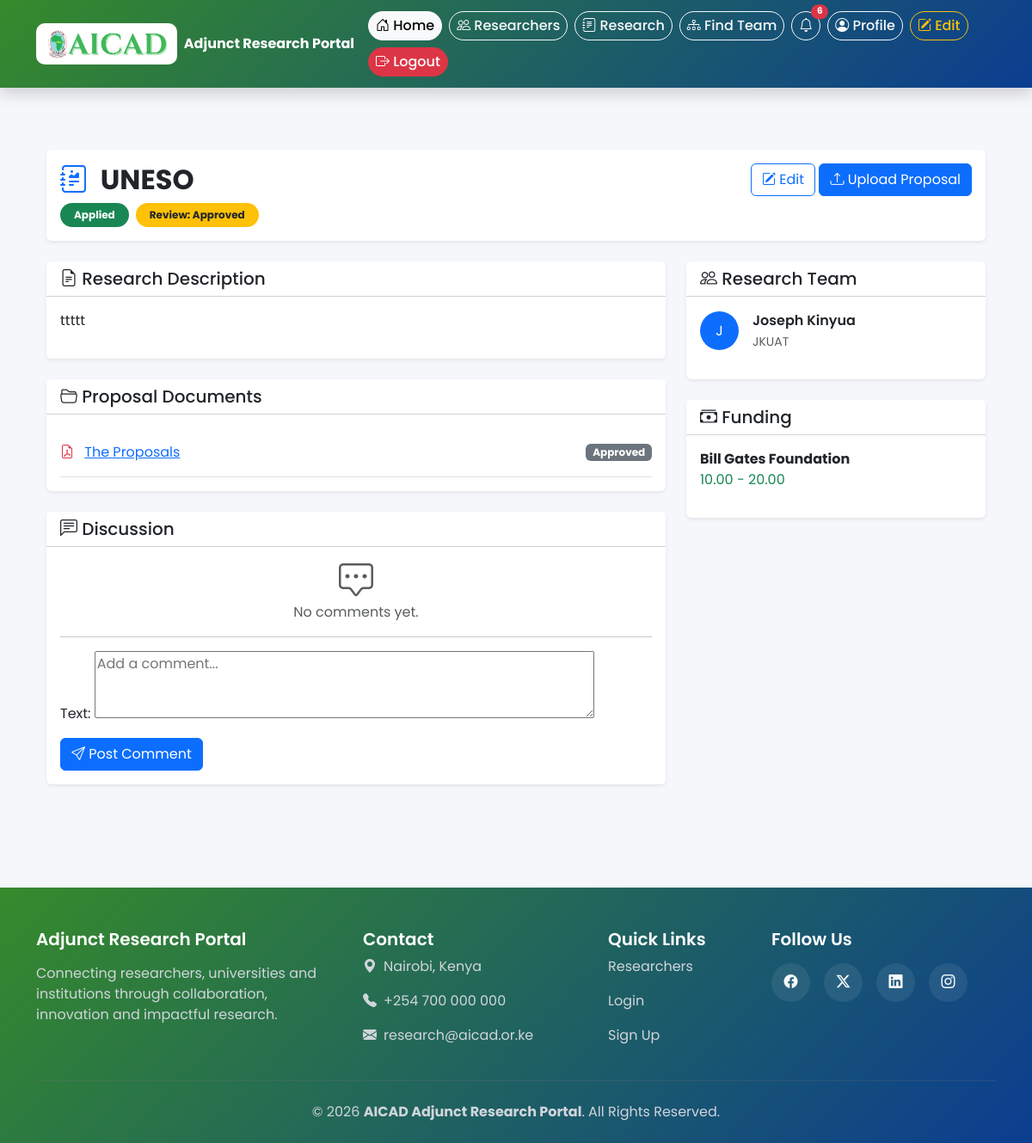
The app's page /research/4/ (signed in) with its own data.
### research/models.py (models this page shows, shortened)
class Research(models.Model):
    STATUS_CHOICES = [
        ('applied', 'Applied'),
        ('won', 'Won'),
        ('ongoing', 'Ongoing'),
        ('completed', 'Completed'),
    ]
    title = models.CharField(max_length=500)
    description = RichTextField(blank=True)
    status = models.CharField(
        max_length=20,
        choices=STATUS_CHOICES,
        default='applied'
    )
    review_status = models.CharField(
        max_length=20,
        choices=REVIEW_STATUS_CHOICES,
        default='pending'
    )
    review_comment = models.TextField(blank=True)
    reviewed_by = models.ForeignKey(
        User,
        on_delete=models.SET_NULL,
        null=True,
        blank=True,
        related_name='reviewed_research'
    )
    reviewed_at = models.DateTimeField(null=True, blank=True)
    researchers = models.ManyToManyField(
        ResearcherProfile,
        related_name='research_works',
        blank=True
    )
    external_collaborators = models.ManyToManyField(
        ExternalCollaborator,
        related_name='research_works',
        blank=True
    )
    donors = models.ManyToManyField(
        Donor,
        through='Funding',
        related_name='research_works',
        blank=True
    )
    created_by = models.ForeignKey(
        User,
        on_delete=models.SET_NULL,
        null=True,
        related_name='created_research'
    )
    created_at = models.DateTimeField(auto_now_add=True)
    updated_at = models.DateTimeField(auto_now=True)

class ProposalDocument(models.Model):
    research = models.ForeignKey(
        Research,
        on_delete=models.CASCADE,
        related_name='proposal_documents'
    )
    topic = models.CharField(max_length=500)
    description = RichTextField(blank=True)
    document = models.FileField(upload_to='proposal_documents/')
    review_status = models.CharField(
        max_length=20,
        choices=REVIEW_STATUS_CHOICES,
        default='pending'
    )
    review_comment = models.TextField(blank=True)
    reviewed_by = models.ForeignKey(
        User,
        on_delete=models.SET_NULL,
        null=True,
        blank=True,
        related_name='reviewed_proposals'
    )
    reviewed_at = models.DateTimeField(null=True, blank=True)
    uploaded_by = models.ForeignKey(
        User,
        on_delete=models.SET_NULL,
        null=True,
        related_name='uploaded_proposals'
    )
    uploaded_at = models.DateTimeField(auto_now_add=True)

class Funding(models.Model):
    research = models.ForeignKey(Research, on_delete=models.CASCADE)
    donor = models.ForeignKey(Donor, on_delete=models.CASCADE)
    amount_min = models.DecimalField(max_digits=12, decimal_places=2, null=True, blank=True)
    amount_max = models.DecimalField(max_digits=12, decimal_places=2, null=True, blank=True)

class Donor(models.Model):
    name = models.CharField(max_length=255)
    contact_email = models.EmailField(blank=True)
    contact_phone = models.CharField(max_length=20, blank=True)

### accounts/models.py (models this page shows, shortened)
class ResearcherProfile(models.Model):
    user = models.OneToOneField(
        User,
        on_delete=models.CASCADE
    )
    profile_picture = models.ImageField(
        upload_to='profiles/',
        blank=True,
        null=True
    )
    research_area = models.CharField(
        max_length=255
    )
    institution = models.CharField(
        max_length=255,
        blank=True
    )
    achievements = RichTextField(
        blank=True
    )
    proposals_applied = models.IntegerField(
        default=0
    )
    proposals_won = models.IntegerField(
        default=0
    )
    is_adjunct_researcher = models.BooleanField(
        default=False
    )
    application_submitted = models.BooleanField(
        default=False
    )
    application_status = models.CharField(
        max_length=50,
        default='Pending'
    )
    qualification = RichTextField(
        blank=True
    )
    experience = RichTextField(
        blank=True
    )
    brief_profile = RichTextField(
        blank=True
    )
    work_experience = RichTextField(
        blank=True
    )
    grants_fellowships = RichTextField(
        blank=True
    )
    publications = RichTextField(
        blank=True
    )
    cv = models.FileField(
        upload_to='cv/',
        blank=True,
        null=True
    )
    application_letter = models.FileField(
        upload_to='application_letters/',
        blank=True,
        null=True
    )

### research/views.py (the view)
# urls.py: path('<int:pk>/', views.research_detail_view, name='research_detail'),
@login_required
def research_detail_view(request, pk):
    research = get_object_or_404(Research, pk=pk)
    is_owner_or_staff = request.user == research.created_by or request.user.is_staff
    if research.review_status != 'approved' and not is_owner_or_staff:
        messages.error(request, 'This research entry is not yet available.')
        return redirect('research_list')
    if request.method == 'POST':
        comment_form = CommentForm(request.POST)
        if comment_form.is_valid():
            comment = comment_form.save(commit=False)
            comment.research = research
            comment.user = request.user
            comment.save()
            return redirect('research_detail', pk=pk)
    else:
        comment_form = CommentForm()
    proposal_documents = research.proposal_documents.all() if is_owner_or_staff \
        else research.proposal_documents.filter(review_status='approved')
    return render(request, 'research/research_detail.html', {
        'research': research,
        'comment_form': comment_form,
        'proposal_documents': proposal_documents,
        'is_owner_or_staff': is_owner_or_staff,
    })

### research/forms.py
class CommentForm(forms.ModelForm):
    class Meta:
        model = Comment
        fields = ['text']
        widgets = {
            'text': forms.Textarea(attrs={'rows': 3, 'placeholder': 'Add a comment...'})
        }

### research/templates/research/research_detail.html (shortened to what this page needs)
{% extends 'base.html' %}
{% load static %}
{% block content %}
<div class="container py-4">
    <div class="card shadow-sm border-0 mb-4">
        <div class="card-body">
            <div class="d-flex justify-content-between align-items-start flex-wrap">
                <div>
                    <h2 class="fw-bold mb-2">
                        <i class="bi bi-journal-richtext text-primary me-2"></i>
                        {{ research.title }}
                    </h2>
                    <div class="d-flex gap-2 flex-wrap">
                        <span class="badge rounded-pill bg-success px-3 py-2">
                            {{ research.get_status_display }}
                        </span>
                        {% if is_owner_or_staff %}
                        <span class="badge rounded-pill bg-warning text-dark px-3 py-2">
                            Review: {{ research.get_review_status_display }}
                        </span>
                        {% endif %}
                    </div>
                </div>
                {% if is_owner_or_staff %}
                <div class="mt-3 mt-md-0">
                    <a href="{% url 'research_edit' research.pk %}"
                       class="btn btn-outline-primary">
                        <i class="bi bi-pencil-square"></i>
                        Edit
                    </a>
                    <a href="{% url 'proposal_upload' research.pk %}"
                       class="btn btn-primary">
                        <i class="bi bi-upload"></i>
                        Upload Proposal
                    </a>
                </div>
                {% endif %}
            </div>
        </div>
    </div>
    <div class="row">
        <div class="col-lg-8">
            <div class="card shadow-sm border-0 mb-4">
                <div class="card-header bg-white">
                    <h5 class="mb-0">
                        <i class="bi bi-file-earmark-text"></i>
                        Research Description
                    </h5>
                </div>
                <div class="card-body">
                    {{ research.description|safe }}
                </div>
            </div>
            <div class="card shadow-sm border-0 mb-4">
                <div class="card-header bg-white">
                    <h5 class="mb-0">
                        <i class="bi bi-folder2-open"></i>
                        Proposal Documents
                    </h5>
                </div>
                <div class="card-body">
                    {% for doc in proposal_documents %}
                        <div class="d-flex justify-content-between align-items-center border-bottom py-3">
                            <div>
                                <i class="bi bi-file-earmark-pdf text-danger me-2"></i>
                                <a href="{{ doc.document.url }}" target="_blank">
                                    {{ doc.topic }}
                                </a>
                            </div>
                            {% if is_owner_or_staff %}
                            <span class="badge bg-secondary">
                                {{ doc.get_review_status_display }}
                            </span>
                            {% endif %}
                        </div>
                    {% endfor %}
                </div>
            </div>
            <div class="card shadow-sm border-0">
                <div class="card-header bg-white">
                    <h5 class="mb-0">
                        <i class="bi bi-chat-left-text"></i>
                        Discussion
                    </h5>
                </div>
                <div class="card-body">
                    {% for comment in research.comments.all %}
                    <div class="border-start border-4 border-primary ps-3 mb-4">
                        <div class="fw-bold">
                            {{ comment.user.username }}
                        </div>
                        <small class="text-muted">
                            {{ comment.created_at|date:"M d, Y • H:i" }}
                        </small>
                        <div class="mt-2">
                            {{ comment.text }}
                        </div>
                    </div>
                    {% empty %}
                    <div class="text-center text-muted">
                        <i class="bi bi-chat-square-dots display-6"></i>
                        <p>No comments yet.</p>
                    </div>
                    {% endfor %}
                    <hr>
                    <form method="post">
                        {{ comment_form.as_p }}
                        <button class="btn btn-primary">
                            <i class="bi bi-send"></i>
                            Post Comment
                        </button>
                    </form>
                </div>
            </div>
        </div>
        <div class="col-lg-4">
            <div class="card shadow-sm border-0 mb-4">
                <div class="card-header bg-white">
                    <h5 class="mb-0">
                        <i class="bi bi-people"></i>
                        Research Team
                    </h5>
                </div>
                <div class="card-body">
                    {% for r in research.researchers.all %}
                    <div class="d-flex align-items-center mb-3">
                        <div class="rounded-circle bg-primary text-white d-flex justify-content-center align-items-center"
                             style="width:45px;height:45px;">
                            {{ r.user.username|first|upper }}
                        </div>
                        <div class="ms-3">
                            <div class="fw-semibold">
                                {{ r.user.username }}
                            </div>
                            <small class="text-muted">
                                {{ r.institution }}
                            </small>
                        </div>
                    </div>
                    {% endfor %}
                </div>
            </div>
            <div class="card shadow-sm border-0">
                <div class="card-header bg-white">
                    <h5 class="mb-0">
                        <i class="bi bi-cash-stack"></i>
                        Funding
                    </h5>
                </div>
                <div class="card-body">
                    {% for funding in research.funding_set.all %}
                    <div class="mb-3">
                        <strong>
                            {{ funding.donor.name }}
                        </strong>
                        <div class="text-success">
                            {{ funding.amount_min }}
                            -
                            {{ funding.amount_max }}
                        </div>
                    </div>
                    {% empty %}
                    <div class="text-muted">
                        No funding information.
                    </div>
                    {% endfor %}
                </div>
            </div>
        </div>
    </div>
</div>
{% endblock %}

### templates/base.html (style rules this page uses)
body { font-family:'Poppins',sans-serif; background:#f5f7fb; color:#333; }

### records on screen
Research: title "UNESO", status "Applied", review_status "Approved", description "ttttt"
ProposalDocument: topic "The Proposals", review_status "Approved"
ResearcherProfile: user.username|first "J", user.username "Joseph Kinyua", institution "JKUAT"
Funding: donor.name "Bill Gates Foundation", amount_min "10.00", amount_max "20.00"

### other values on screen
{{ unread_count }} "6"
